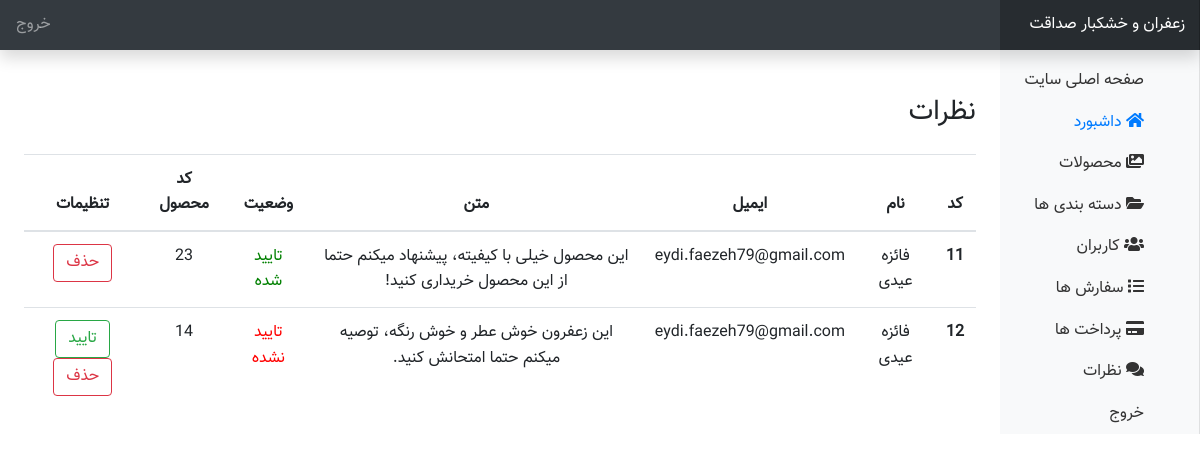
The page /onlineshop/admin/comment.php on the database its author committed.
### tables this page shows
CREATE TABLE `comment` (
  `com_id` int(11) NOT NULL,
  `com_name` char(100) NOT NULL,
  `com_email` varchar(100) NOT NULL,
  `com_text` text NOT NULL,
  `com_date` timestamp NOT NULL DEFAULT current_timestamp() ON UPDATE current_timestamp(),
  `com_status` int(11) NOT NULL DEFAULT 0,
  `p_id` int(11) NOT NULL,
  `u_ip` varchar(255) NOT NULL,
  `a_id` int(10) NOT NULL
);

### onlineshop/admin/comment.php (the view, shortened to what this page needs)
<?php
include("./include/header.php");
?>
<div class="container-fluid">
    <div class="row">
        <?php include('./include/sidebar.php') ?>
        <main role="main" class="col-md-9 ml-sm-auto col-lg-10 px-4">
            <div class="d-flex justify-content-between mt-5">
                <h3>نظرات</h3>
            </div>
            <table class="table text-center mt-3">
  <thead>
  <tr>
      <th scope="col">کد</th>
      <th scope="col">نام</th>
      <th scope="col">ایمیل</th>
      <th scope="col">متن</th>
      <th scope="col">وضعیت</th>
      <th scope="col">کد محصول</th>
      <th scope="col">تنظیمات</th>
    </tr>
  </thead>
  <tbody class="table-group-divider">
<?php
$comments=mysqli_query($con,"call comments()");
foreach ($comments as $com){
        $pro_id=$com['p_id'];
        if($com['com_status']==1){
               $status="تایید شده";
        }else{
            $status="تایید نشده";
                  }
?>
    <tr>
      <th scope="row"><?php echo $com['com_id'] ; ?></th>
      <td><?php echo $com['com_name'] ; ?></td>
      <td><?php echo $com['com_email'] ; ?></td>
      <td><?php echo $com['com_text'] ; ?></td>
      <td style="color:<?php if($com['com_status']==1){echo"green";}else{echo"red";}?>"><?php echo $status ; ?></td>
      <td><?php echo $pro_id ; ?></td>
      <td>
      <?php
        if ($com['com_status']==0) {
?>
            <a href="comment.php?action=approve&id=<?php echo $com['com_id'] ?>" class="btn btn-outline-success">تایید</a>
<?php
        }
?>
            <a href="comment.php?action=delete&id=<?php echo $com['com_id'] ?>" class="btn btn-outline-danger">حذف</a>
        </td>
    </tr>
<?php
}
?>
  </tbody>
</table>
        </main>
    </div>
</div>

### onlineshop/admin/css/style.css (style rules this page uses)
body { direction: rtl; text-align: right !important; font-family: "Vazir" !important; line-height: 1.6; }
[role="main"] { padding-top: 110px; }
@media (min-width: 768px) { [role="main"] { padding-top: 48px; } }

### rows shown on the page
comment: com_id "11", com_name "فائزه عیدی", com_email "eydi.faezeh79@gmail.com", com_text "این محصول خیلی با کیفیته، پیشنهاد میکنم حتما از این محصول خریداری کنید!", com_status "تایید شده", p "23"
comment: com_id "12", com_name "فائزه عیدی", com_email "eydi.faezeh79@gmail.com", com_text "این زعفرون خوش عطر و خوش رنگه، توصیه میکنم حتما امتحانش کنید.", com_status "تایید نشده", p "14"
